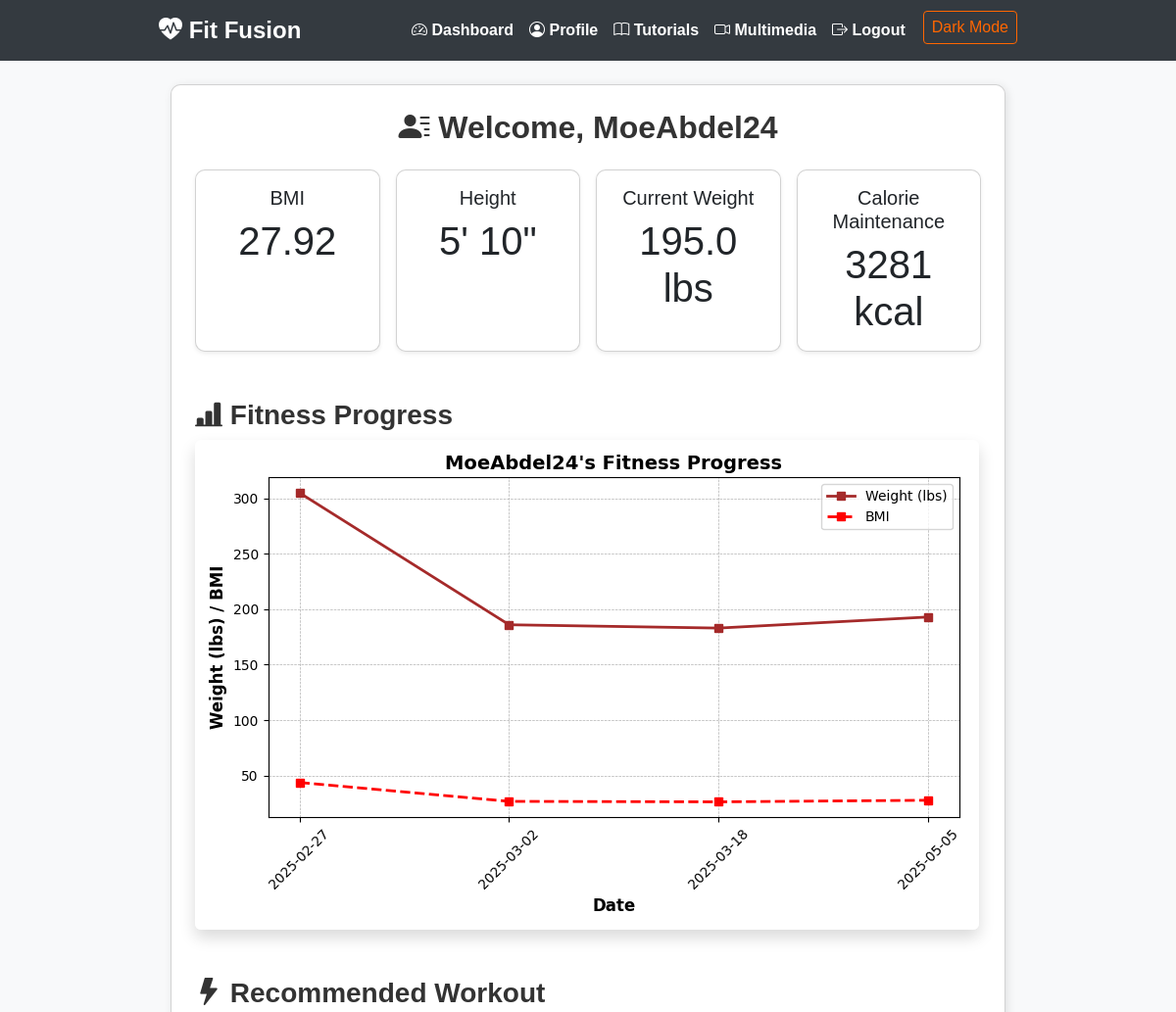
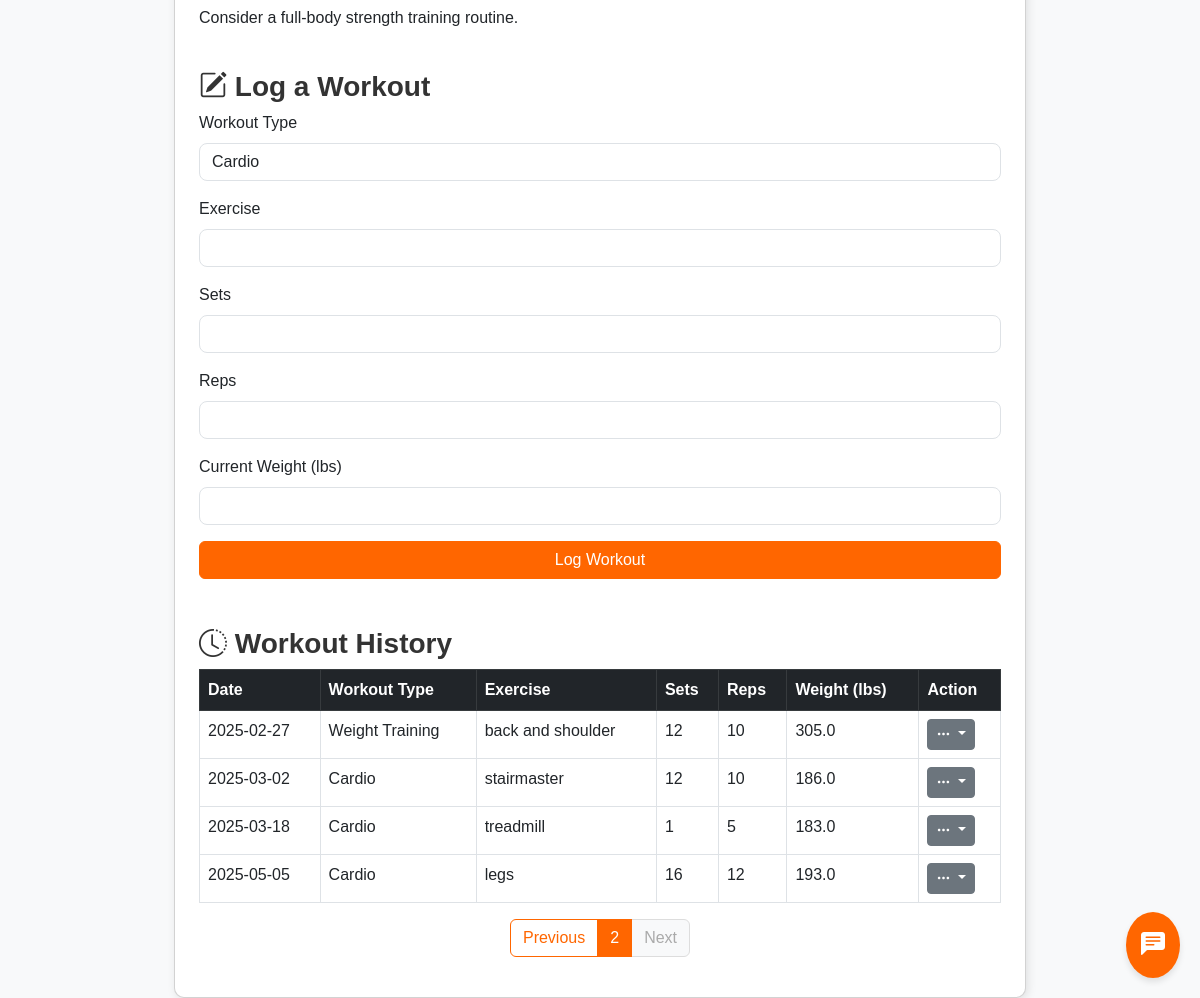
Page /dashboard?page=2 (signed in) on the committed database (2 pictures, top to bottom).
### app.py (models this page shows)
class User(db.Model):
    id = db.Column(db.Integer, primary_key=True)
    username = db.Column(db.String(80), unique=True, nullable=False)
    email = db.Column(db.String(120), unique=True, nullable=False)
    password = db.Column(db.String(256), nullable=False)
    age = db.Column(db.Integer, nullable=False)
    gender = db.Column(db.String(10), nullable=False)
    height = db.Column(db.Float, nullable=False)  # Stored in meters
    weight = db.Column(db.Float, nullable=False)  # Stored in kg
    activity_level = db.Column(db.String(20), nullable=False)
    workout_preference = db.Column(db.String(20), nullable=True)
    goal = db.Column(db.String(50), nullable=True)

class WorkoutLog(db.Model):
    id = db.Column(db.Integer, primary_key=True)
    user_id = db.Column(db.Integer, db.ForeignKey('user.id'), nullable=False)
    workout_type = db.Column(db.String(50), nullable=False)
    exercise = db.Column(db.String(100), nullable=False)
    sets = db.Column(db.Integer, nullable=False)
    reps = db.Column(db.Integer, nullable=False)
    weight = db.Column(db.Float, nullable=True)  # in kg
    date = db.Column(db.DateTime, default=datetime.utcnow)
    user = db.relationship('User', backref=db.backref('workouts', lazy=True))

### app.py (the view)
@app.route('/dashboard')
def dashboard():
    if 'user_id' not in session:
        flash('Please log in first.', 'warning')
        return redirect(url_for('login'))
    user = User.query.get(session['user_id'])
    height_cm = user.height * 100.0
    bmi = calculate_bmi(user.weight, height_cm)
    tdee = calculate_tdee(user)
    calorie_plans = {
        'maintenance': tdee,
        'light_deficit': tdee - 250,
        'medium_deficit': tdee - 500,
        'extreme_deficit': tdee - 750
    }
    page = request.args.get('page', 1, type=int)
    pagination = WorkoutLog.query.filter_by(user_id=user.id)\
                        .order_by(WorkoutLog.date.asc())\
                        .paginate(page=page, per_page=10)
    workouts = pagination.items
    dates = [w.date.strftime('%Y-%m-%d') for w in workouts if w.weight]
    weights = [w.weight for w in workouts if w.weight]
    bmi_values = [calculate_bmi(w, height_cm) for w in weights]
    if dates:
        plt.figure(figsize=(8, 5))
        plt.plot(dates, [wt * 2.20462 for wt in weights],
                 marker='s', linestyle='-', color='brown', markersize=6, linewidth=2, label='Weight (lbs)')
        plt.plot(dates, bmi_values,
                 marker='s', linestyle='--', color='red', markersize=6, linewidth=2, label='BMI')
        plt.xlabel('Date', fontsize=12, fontweight='bold')
        plt.ylabel('Weight (lbs) / BMI', fontsize=12, fontweight='bold')
        plt.title(f"{user.username}'s Fitness Progress", fontsize=14, fontweight='bold')
        plt.legend()
        plt.xticks(rotation=45)
        plt.grid(True, linestyle='--', linewidth=0.5)
        plt.tight_layout()
        img = io.BytesIO()
        plt.savefig(img, format='png')
        img.seek(0)
        plot_url = base64.b64encode(img.getvalue()).decode()
    else:
        plot_url = None
    if user.workout_preference:
        pref = user.workout_preference.lower()
        if 'cardio' in pref:
            recommended_workout = "Try a 30-minute run or cycling session."
        elif 'weight' in pref:
            recommended_workout = "Consider a full-body strength training routine."
        elif 'strength' in pref:
            recommended_workout = "Focus on compound lifts like squats, deadlifts, and bench press."
        else:
            recommended_workout = "Keep up the great work with your fitness routine!"
    else:
        recommended_workout = "Keep up the great work with your fitness routine!"
    return render_template(
        'dashboard.html',
        user=user,
        bmi=bmi,
        calorie_plans=calorie_plans,
        plot_url=plot_url,
        workouts=workouts,
        recommended_workout=recommended_workout,
        pagination=pagination
    )

### app.py (called while the page is built)
def calculate_bmi(weight, height_cm):
    height_m = height_cm / 100.0
    return round(weight / (height_m ** 2), 2)

def calculate_tdee(user):
    height_cm = user.height * 100.0
    if user.gender.lower() == 'male':
        bmr = (10 * user.weight) + (6.25 * height_cm) - (5 * user.age) + 5
    else:
        bmr = (10 * user.weight) + (6.25 * height_cm) - (5 * user.age) - 161
    activity_factors = {
        'sedentary': 1.2,
        'light': 1.375,
        'moderate': 1.55,
        'active': 1.725,
        'very_active': 1.9
    }
    tdee = bmr * activity_factors.get(user.activity_level, 1.2)
    return round(tdee)

def height_to_feet_inches(meters):
    total_inches = round(meters / 0.0254)
    feet = total_inches // 12
    inches = total_inches % 12
    return f"{feet}' {inches}\""

### templates/dashboard.html (shortened to what this page needs)
{% extends "base.html" %}
{% block content %}
<div class="container mt-4">
  <div class="card p-4">
    <h2 class="mb-4 text-center">
      <i class="bi bi-person-lines-fill"></i> Welcome, {{ user.username }}
    </h2>
    <div class="row row-cols-2 row-cols-md-4 g-3 text-center mb-4">
      <div class="col">
        <div class="card shadow-sm h-100">
          <div class="card-body">
            <h5 class="card-title">BMI</h5>
            <p class="card-text display-6">{{ bmi }}</p>
          </div>
        </div>
      </div>
      <div class="col">
        <div class="card shadow-sm h-100">
          <div class="card-body">
            <h5 class="card-title">Height</h5>
            <p class="card-text display-6">{{ user.height | height_to_feet_inches }}</p>
          </div>
        </div>
      </div>
      <div class="col">
        <div class="card shadow-sm h-100">
          <div class="card-body">
            <h5 class="card-title">Current Weight</h5>
            <p class="card-text display-6">{{ (user.weight * 2.20462) | round(1) }} lbs</p>
          </div>
        </div>
      </div>
      <div class="col">
        <div class="card shadow-sm h-100">
          <div class="card-body">
            <h5 class="card-title">Calorie Maintenance</h5>
            <p class="card-text display-6">{{ calorie_plans['maintenance'] }} kcal</p>
          </div>
        </div>
      </div>
    </div>
    <h3 class="mt-4">
      <i class="bi bi-bar-chart-line-fill"></i> Fitness Progress
    </h3>
    <div class="chart-container mb-4">
      {% if plot_url %}
        <img class="img-fluid rounded shadow" alt="Fitness Progress Graph">
      {% else %}
        <p class="text-muted">No fitness data available yet. Log your weight to track progress!</p>
      {% endif %}
    </div>
    <h3 class="mt-4">
      <i class="bi bi-lightning-fill"></i> Recommended Workout
    </h3>
    <p>{{ recommended_workout }}</p>
    <h3 class="mt-4">
      <i class="bi bi-pencil-square"></i> Log a Workout
    </h3>
    <form method="POST" action="{{ url_for('log_workout') }}" class="mb-4">
      <div class="mb-3">
        <label class="form-label">Workout Type</label>
        <select name="workout_type" class="form-control">
          <option value="Cardio">Cardio</option>
        </select>
      </div>
      <div class="mb-3">
        <label class="form-label">Exercise</label>
        <input type="text" name="exercise" class="form-control" required>
      </div>
      <div class="mb-3">
        <label class="form-label">Sets</label>
        <input type="number" name="sets" class="form-control" required>
      </div>
      <div class="mb-3">
        <label class="form-label">Reps</label>
        <input type="number" name="reps" class="form-control" required>
      </div>
      <div class="mb-3">
        <label class="form-label">Current Weight (lbs)</label>
        <input type="number" step="0.1" name="weight" class="form-control">
      </div>
      <button type="submit" class="btn btn-primary w-100">Log Workout</button>
    </form>
    <h3 class="mt-4">
      <i class="bi bi-clock-history"></i> Workout History
    </h3>
    <table class="table table-bordered table-hover">
      <thead class="table-dark">
        <tr>
          <th>Date</th>
          <th>Workout Type</th>
          <th>Exercise</th>
          <th>Sets</th>
          <th>Reps</th>
          <th>Weight (lbs)</th>
          <th>Action</th>
        </tr>
      </thead>
      <tbody>
        {% for workout in workouts %}
        <tr id="workoutRow{{ workout.id }}">
          <td>{{ workout.date.strftime('%Y-%m-%d') }}</td>
          <td class="workout-type">{{ workout.workout_type }}</td>
          <td class="exercise">{{ workout.exercise }}</td>
          <td class="sets">{{ workout.sets }}</td>
          <td class="reps">{{ workout.reps }}</td>
          <td class="weight">{{ (workout.weight * 2.20462) | round(1) if workout.weight else '-' }}</td>
          <td>
            <div class="dropdown">
              <button class="btn btn-secondary btn-sm dropdown-toggle" type="button" id="dropdownMenuButton{{ workout.id }}" data-bs-toggle="dropdown" aria-expanded="false">
                <i class="bi bi-three-dots"></i>
              </button>
            </div>
          </td>
        </tr>
        {% endfor %}
      </tbody>
    </table>
    <nav aria-label="Workout history pagination">
      <ul class="pagination justify-content-center">
        {% if pagination.has_prev %}
          <li class="page-item">
            <a class="page-link" href="{{ url_for('dashboard', page=pagination.prev_num) }}">Previous</a>
          </li>
        {% else %}
          <li class="page-item disabled">
            <span class="page-link">Previous</span>
          </li>
        {% endif %}
        <li class="page-item active">
          <span class="page-link">{{ pagination.page }}</span>
        </li>
        {% if pagination.has_next %}
          <li class="page-item">
            <a class="page-link" href="{{ url_for('dashboard', page=pagination.next_num) }}">Next</a>
          </li>
        {% else %}
          <li class="page-item disabled">
            <span class="page-link">Next</span>
          </li>
        {% endif %}
      </ul>
    </nav>
  </div>
</div>
<button id="chat-icon">
  <i class="bi bi-chat-left-text-fill"></i>
</button>
{% endblock %}

### templates/base.html (style rules this page uses)
body { background-color: #f8f9fa; font-family: 'Arial', sans-serif; transition: background-color 0.3s, color 0.3s; }
.container { max-width: 900px; }
.card { box-shadow: 2px 2px 10px rgba(0, 0, 0, 0.1); border-radius: 10px; transition: background-color 0.3s, border-color 0.3s; }
.btn-primary { background-color: #ff6600; border-color: #ff6600; }
.form-control, .form-select { border-radius: 8px; }
h2, h3 { font-weight: bold; color: #333; transition: color 0.3s; }

### templates/dashboard.html (style rules this page uses)
.pagination .page-item .page-link { color: #ff6600; border: 1px solid #ff6600; background-color: #ffffff; }
.pagination .page-item.active .page-link { background-color: #ff6600; border-color: #ff6600; color: #ffffff; }
.pagination .page-item.disabled .page-link { color: #aaa; border-color: #ddd; background-color: #f8f9fa; }
#chat-icon { position: fixed; bottom: 20px; right: 20px; background-color: #ff6600; color: #fff; border: none; border-radius: 50%; padding: 15px; cursor: pointer; z-index: 1000; font-size: 24px; box-shadow: 0 4px 6px rgba(0,0,0,0.1); }

### rows in the picture
User: username "MoeAbdel24", height|height_to_feet_inches "5' 10\"", (user.weight*2.20462)|round(1) "195.0"
WorkoutLog: date "2025-02-27", workout_type "Weight Training", exercise "back and shoulder", sets "12", reps "10", weight "305.0"
WorkoutLog: date "2025-03-02", workout_type "Cardio", exercise "stairmaster", sets "12", reps "10", weight "186.0"
WorkoutLog: date "2025-03-18", workout_type "Cardio", exercise "treadmill", sets "1", reps "5", weight "183.0"
WorkoutLog: date "2025-05-05", workout_type "Cardio", exercise "legs", sets "16", reps "12", weight "193.0"

### other values in the picture
{{ bmi }} "27.92"
{{ calorie_plans['maintenance'] }} "3281"
{{ recommended_workout }} "Consider a full-body strength training routine."
{{ pagination.page }} "2"
